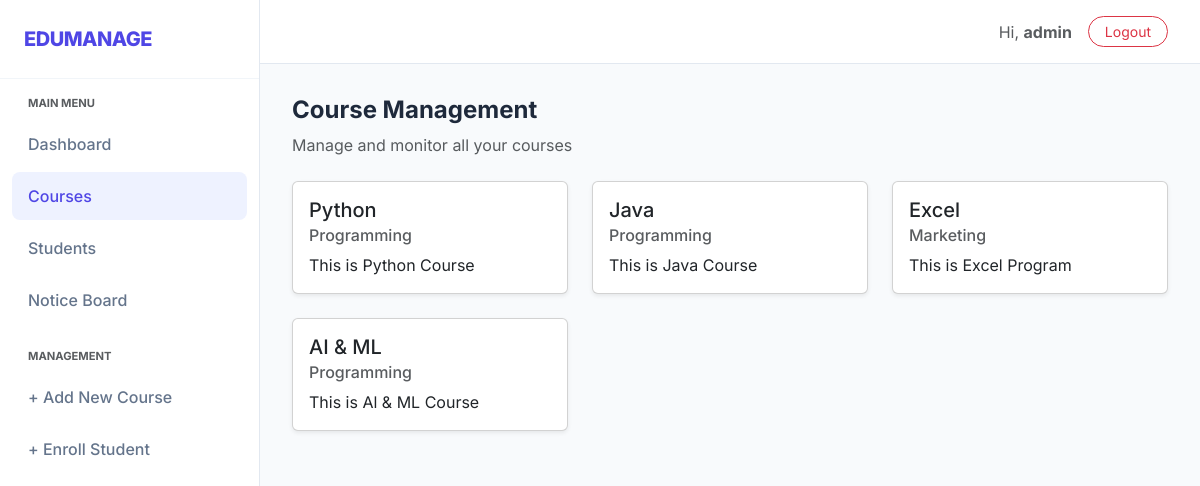
Screenshot of /admin-panel/courses/ (signed in) with the database file from the repository.
### myapp/models.py (models this page shows, shortened)
class Course(models.Model):
    name = models.CharField(max_length=255)
    category = models.CharField(max_length=100)
    description = models.TextField()
    duration = models.IntegerField(help_text="Duration in hours")
    price = models.DecimalField(max_digits=8, decimal_places=2)

### myapp/views.py (the view)
# urls.py: path('courses/', views.course_list, name='courses'),
@login_required
def course_list(request):
    courses = Course.objects.all()
    return render(request, "myapp/courses.html", {"courses": courses})

### myapp/templates/myapp/courses.html
{% extends 'myapp/index.html' %}
{% block content %}
<div class="mb-4">
    <h2 class="h4 fw-bold">Course Management</h2>
    <p class="text-muted">Manage and monitor all your courses</p>
</div>
<div class="row">
    {% for course in courses %}
    <div class="col-md-4 mb-4">
        <a href="{% url 'myapp:course_detail' course.id %}" class="text-decoration-none text-dark">
            <div class="card h-100 shadow-sm">
                <div class="card-body">
                    <h5 class="card-title">{{ course.name }}</h5>
                    <h6 class="card-subtitle mb-2 text-muted">{{ course.category }}</h6>
                    <p class="card-text">{{ course.description|truncatewords:10 }}</p>
                </div>
            </div>
        </a>
    </div>
    {% empty %}
    <p>No courses added yet.</p>
    {% endfor %}
</div>
{% endblock %}

### myapp/templates/myapp/index.html (shortened to what this page needs)
<!doctype html>
<html lang="en">
  <head>
    <link
      href="https://cdn.jsdelivr.net/npm/bootstrap@5.3.0/dist/css/bootstrap.min.css"
      rel="stylesheet"
    />
  </head>
  <body>
    <aside class="sidebar">
      <a href="{% url 'myapp:dashboard' %}" class="sidebar-brand">EDUMANAGE</a>
      <div class="nav-links-container">
        <small
          class="text-uppercase fw-bold text-muted px-3 mb-2 d-block"
          style="font-size: 0.7rem"
          >Main Menu</small
        >
        <a
          href="{% url 'myapp:dashboard' %}"
          class="nav-custom-link {% if request.resolver_match.url_name == 'dashboard' %}active{% endif %}"
        >
          Dashboard
        </a>
        <a
          href="{% url 'myapp:courses' %}"
          class="nav-custom-link {% if request.resolver_match.url_name == 'courses' %}active{% endif %}"
        >
          Courses
        </a>
        <a
          href="{% url 'myapp:students' %}"
          class="nav-custom-link {% if request.resolver_match.url_name == 'students' %}active{% endif %}"
        >
          Students
        </a>
        <a
          href="{% url 'myapp:notice_list' %}"
          class="nav-custom-link {% if request.resolver_match.url_name == 'notice_list' %}active{% endif %}"
        >
          Notice Board
        </a>
        <small
          class="text-uppercase fw-bold text-muted px-3 mt-4 mb-2 d-block"
          style="font-size: 0.7rem"
          >Management</small
        >
        <a
          href="{% url 'myapp:add_course' %}"
          class="nav-custom-link {% if request.resolver_match.url_name == 'add_course' %}active{% endif %}"
        >
          + Add New Course
        </a>
        <a
          href="{% url 'myapp:student_signup_admin' %}"
          class="nav-custom-link {% if request.resolver_match.url_name == 'student_signup_admin' %}active{% endif %}"
        >
          + Enroll Student
        </a>
      </div>
    </aside>
    <div class="main-wrapper">
      <header class="top-navbar">
        {% if user.is_authenticated %}
        <div class="d-flex align-items-center">
          <span class="me-3 text-muted"
            >Hi, <strong>{{ user.username }}</strong></span
          >
          <a
            href="{% url 'accounts:logout' %}"
            class="btn btn-sm btn-outline-danger px-3 rounded-pill"
            >Logout</a
          >
        </div>
        {% else %}
        <a
          href="{% url 'accounts:login' %}"
          class="btn btn-sm btn-primary px-4 rounded-pill"
          >Login</a
        >
        {% endif %}
      </header>
      <main class="page-content">{% block content %}{% endblock %}</main>
    </div>
  </body>
</html>

### myapp/templates/myapp/index.html (style rules this page uses)
:root { --sidebar-width: 260px; --primary-indigo: #4f46e5; --bg-light: #f8fafc; }
body { font-family: "Inter", sans-serif; background-color: var(--bg-light); color: #1e293b; }
.sidebar { width: var(--sidebar-width); height: 100vh; position: fixed; top: 0; left: 0; background: #ffffff; border-right: 1px solid #e2e8f0; z-index: 1000; display: flex; flex-direction: column; }
.sidebar-brand { padding: 1.5rem; font-size: 1.25rem; font-weight: 800; color: var(--primary-indigo); text-decoration: none; letter-spacing: -0.5px; border-bottom: 1px solid #f1f5f9; }
.nav-links-container { padding: 1rem 0.75rem; flex-grow: 1; }
.nav-custom-link { display: flex; align-items: center; padding: 0.75rem 1rem; margin-bottom: 0.25rem; color: #64748b; text-decoration: none; border-radius: 8px; font-weight: 500; transition: all 0.2s; }
.nav-custom-link.active { background-color: #eef2ff; color: var(--primary-indigo); }
.main-wrapper { margin-left: var(--sidebar-width); min-height: 100vh; display: flex; flex-direction: column; }
.top-navbar { height: 64px; background: #ffffff; border-bottom: 1px solid #e2e8f0; display: flex; align-items: center; justify-content: flex-end; padding: 0 2rem; position: sticky; top: 0; z-index: 999; }
.page-content { padding: 2rem; }

### rows the page displays
Course: name "Python", category "Programming", description "This is Python Course"
Course: name "Java", category "Programming", description "This is Java Course"
Course: name "Excel", category "Marketing", description "This is Excel Program"
Course: name "AI & ML", category "Programming", description "This is Al & ML Course"

### other values shown
{{ user.username }} "admin"
